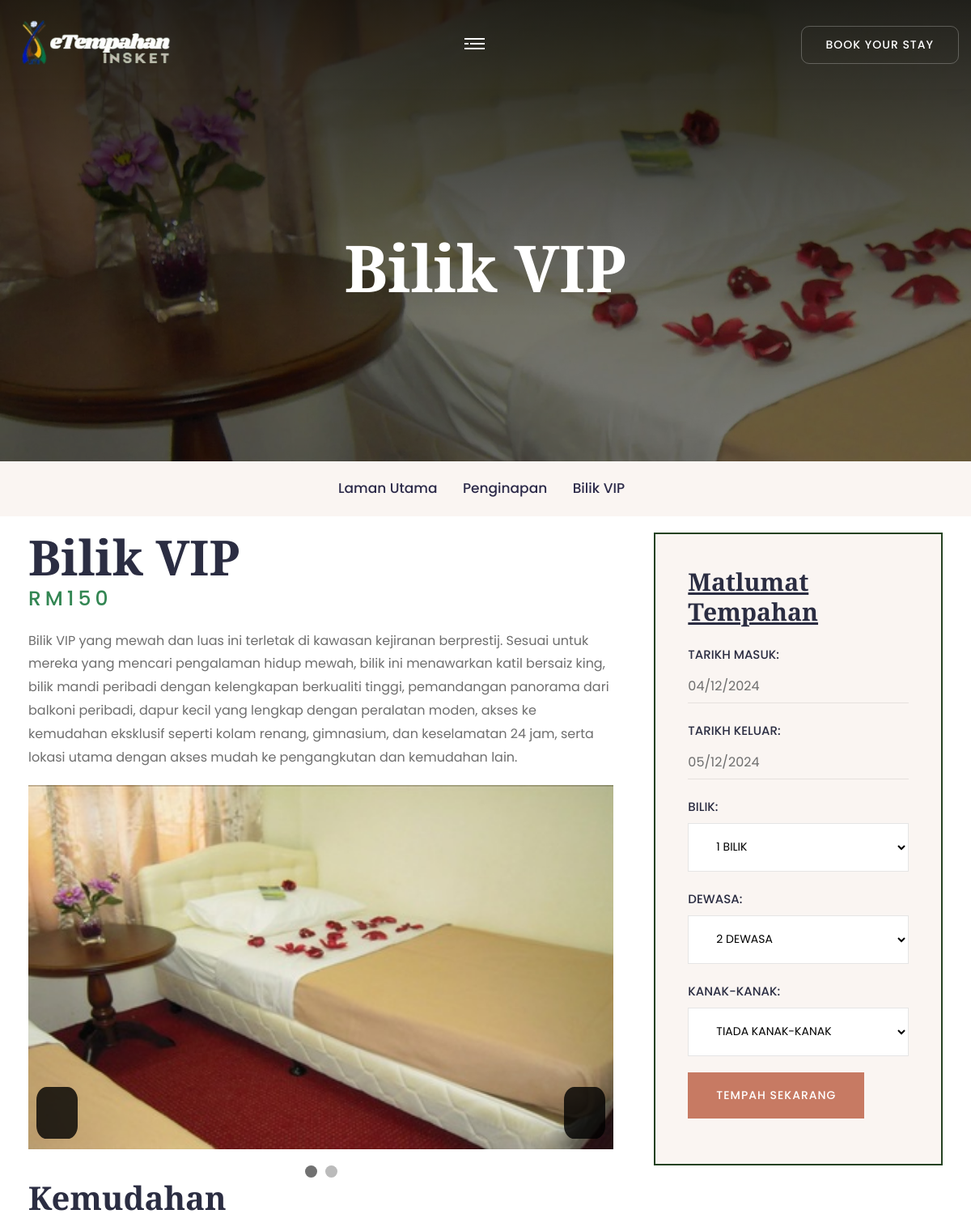
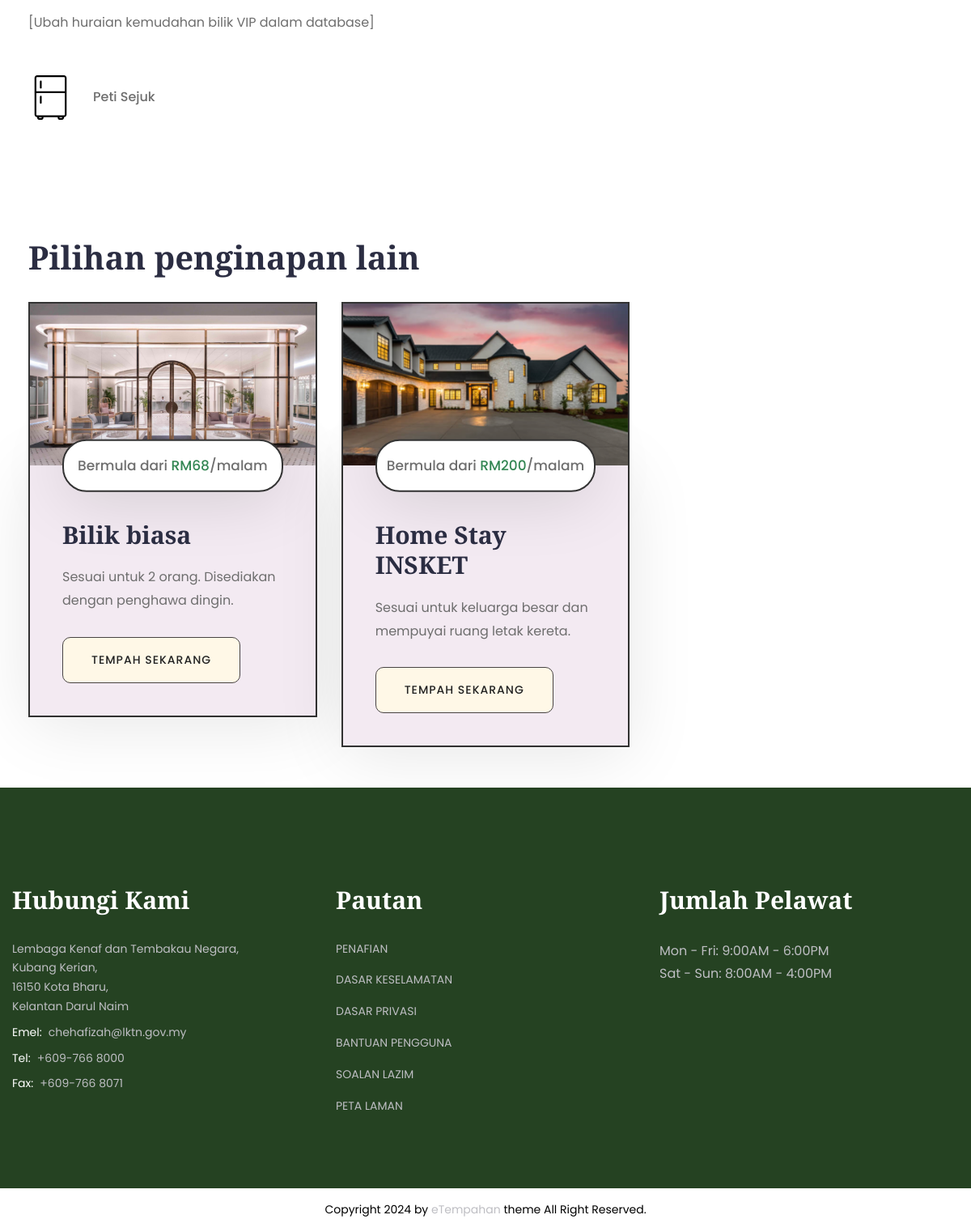
Page /room_details.php?room_id=2 on the committed database (2 pictures, top to bottom).
### tables this page shows
CREATE TABLE `bilik` (
  `id_bilik` int(10) NOT NULL,
  `nama_bilik` varchar(50) NOT NULL,
  `kapasiti` int(4) NOT NULL,
  `jenis_bilik` varchar(15) NOT NULL,
  `harga_semalaman` float NOT NULL,
  `huraian_kemudahan` text NOT NULL,
  `huraian_pendek` text DEFAULT NULL,
  `huraian` text DEFAULT NULL,
  `max_capacity` int(3) NOT NULL,
  `id_admin` int(10) DEFAULT NULL
);

CREATE TABLE `kemudahan` (
  `id_kemudahan` int(11) NOT NULL,
  `nama` varchar(25) NOT NULL,
  `icon_url` varchar(100) NOT NULL
);

CREATE TABLE `bilik_pic` (
  `id_gambar` int(10) NOT NULL,
  `jenis_gambar` varchar(50) NOT NULL,
  `url_gambar` text NOT NULL,
  `id_bilik` int(10) NOT NULL
);

### Models/room.php (called while the page is built, shortened)
<?php
class Room
{
    private $name;
    private $type;
    private $price;
    private $amenDesc;
    private $longDesc;
    private $imgMain;
    private $imgBanner;
    private $imgList;
    private $aminitiesList;
    public function __construct($id, $name, $capacity, $type, $price, $amenDesc, $shortDesc, $longDesc, $maxCapacity, $imgMain, $imgBanner, $imgList, $aminitiesList)
    {
        $this->name = $name;
        $this->type = $type;
        $this->price = $price;
        $this->amenDesc = $amenDesc;
        $this->longDesc = $longDesc;
        $this->imgMain = $imgMain;
        $this->imgBanner = $imgBanner;
        $this->imgList = $imgList;
        $this->aminitiesList = $aminitiesList;
    }
    public function getName()
    {
        return $this->name;
    }
    public function getType()
    {
        return $this->type;
    }
    public function getPrice()
    {
        return $this->price;
    }
    public function getAmenDesc()
    {
        return $this->amenDesc;
    }
    public function getLongDesc()
    {
        return $this->longDesc;
    }
    public function getImgMain()
    {
        return $this->imgMain;
    }
    public function getImgBanner()
    {
        return $this->imgBanner;
    }
    public function getImgList()
    {
        return $this->imgList;
    }
    public function getAminitiesList()
    {
        return $this->aminitiesList;
    }
    public static function getRoomById($roomId)
    {
        $conn = DBConnection::getConnection();
        $imgMain = Room::getRoomImageByType($roomId, 'main');
        $imgBanner = Room::getRoomImageByType($roomId, 'banner');
        $imgList = Room::getRoomImageByType($roomId, 'add');
        $aminitiesList = Room::getAmenList($roomId);
        $sql = "SELECT * FROM bilik WHERE id_bilik = ?";
        $stmt = $conn->prepare($sql);
        $stmt->bind_param("i", $roomId);
        $stmt->execute();
        $result = $stmt->get_result();
        if ($result->num_rows > 0) {
            $row = $result->fetch_assoc();
            $room = new Room(
                $row['id_bilik'],
                $row['nama_bilik'],
                $row['kapasiti'],
                $row['jenis_bilik'],
                $row['harga_semalaman'],
                $row['huraian_kemudahan'],
                $row['huraian_pendek'],
                $row['huraian'],
                $row['max_capacity'],
                $imgMain,
                $imgBanner,
                $imgList,
                $aminitiesList,
            );
            return $room;
        } else {
            $stmt->close();
            return null;
        }
    }
    public static function getRoomImageByType($room_id, $type)
    {
        $conn = DBConnection::getConnection();
        $sql = "SELECT url_gambar FROM bilik_pic WHERE id_bilik = ? AND jenis_gambar = ?";
        $stmt = $conn->prepare($sql);
        $stmt->bind_param("is", $room_id, $type);
        $stmt->execute();
        $result = $stmt->get_result();
        $images = [];
        while ($row = $result->fetch_assoc()) {
            $images[] = $row['url_gambar'];
        }
        return ($type === 'main' || $type === 'banner') ? ($images[0] ?? null) : $images;
    }
    public static function getAmenList($room_id)
    {
        $conn = DBConnection::getConnection();
        $sql = "SELECT k.nama, k.icon_url FROM kemudahan k LEFT JOIN bilik_kemudahan b ON k.id_kemudahan = b.id_kemudahan WHERE b.id_bilik = ?";
        $stmt = $conn->prepare($sql);
        $stmt->bind_param("i", $room_id);
        $stmt->execute();
        $result = $stmt->get_result();
        $amenList = [];
        while ($row = $result->fetch_assoc()) {
            $amenList[] = [
                'name' => $row['nama'],
                'icon_url' => $row['icon_url']
            ];
        }
        return $amenList;
    }
}

### room_details.php (the view, shortened to what this page needs)
<!DOCTYPE html>
<html lang="en">
<head>
<link href="assets/css/bootstrap.css" rel="stylesheet">
<link href="assets/css/style.css" rel="stylesheet">
<link href="assets/css/responsive.css" rel="stylesheet">
<link href="assets/css/color.css" rel="stylesheet">
</head>
<body>
<div class="page-wrapper">
	<?php
    include 'partials/header.php';
    include_once 'Models/room.php';
    $room_details = Room::getRoomById($_GET['room_id']);
    ?>
    <div class="page-title" style="background-image: url(<?php echo $room_details->getImgBanner() ?>);">
        <div class="auto-container">
            <h1><?php echo $room_details->getName()?></h1>
        </div>
    </div>
    <div class="bredcrumb-wrap">
        <div class="auto-container">
            <ul class="bredcrumb-list">
                <li><a href="index.php">Laman Utama</a></li>
                <li><a href="pakejPenginapan.php">Penginapan</a></li>
                <li><?php echo $room_details->getName()?></li>
            </ul>
        </div>
    </div>
    <section class="section-padding">
        <div class="auto-container">
            <div class="row">
                <div class="col-lg-8 pe-lg-35">
                    <div class="single-post">
                        <h2 class="mb_10"><?php echo $room_details->getName()?></h2>
                        <span class="section_heading_title_small" style="font-size: 25px;" >RM<?php echo $room_details->getPrice()?></span>
                        <p class="mb_20 mt_20"><?php echo $room_details->getLongDesc();?></p>
                        <div class="slider-container" style="width: 100%; max-width: 828px; height: 450px; position: relative; overflow: hidden; margin-bottom: 20px;">
                            <div class="slider-wrapper" style="display: flex; transition: transform 0.5s ease;">
                                <?php
                                $roomImgs = $room_details->getImgList();
                                $roomImgs[] = $room_details->getImgMain();
                                $slideCount = count($roomImgs) > 0 ? count($roomImgs) : 1;
                                while ($slideCount > 0) {
                                    echo '<div class="slider-slide" style="min-width: 100%; box-sizing: border-box;">';
                                    echo '<img src="' . $roomImgs[$slideCount - 1] . '" alt="Slide image" style="width: 100%; height: 450px; object-fit: cover;">';
                                    echo '</div>';
                                    $slideCount--;
                                }
                                ?>
                            </div>
                            <button id="prev" style="position: absolute; top: 90%; left: 10px; z-index: 10; transform: translateY(-50%); background: rgba(0, 0, 0, 0.8); color: white; border-radius: 25%; padding: 20px;">
                                <span><i class="icon-3"></i></span>
                            </button>
                            <button id="next" style="position: absolute; top: 90%; right: 10px; z-index: 10; transform: translateY(-50%); background: rgba(0, 0, 0, 0.8); color: white; border-radius: 25%; padding: 20px;">
                                <span><i class="icon-2"></i></span>
                            </button>
                        </div>
                        <div class="pagination" style="display: flex; justify-content: center;">
                            <?php
                            $slideCount = count($roomImgs) > 0 ? count($roomImgs) : 1;
                            while ($slideCount > 0) {
                                echo '<span class="dot" style="height: 15px; width: 15px; margin: 0 5px; cursor: pointer; background-color: #bbb; border-radius: 50%; display: inline-block;"></span>';
                                $slideCount--;
                            }
                            ?>
                        </div>
                        <h3 class="fs_40 mb_30">Kemudahan</h3>
                        <p class="mb_50"><?php echo $room_details->getAmenDesc()?></p>
                        <div class="row mb_30">
                        <?php
                        $amenities = $room_details->getAminitiesList();
                        if (empty($amenities)) {
                            echo '<p>No amenities available.</p>';
                        } else {
                            foreach ($amenities as $row) {
                                echo '<div class="col-md-4 col-sm-6 mb_45">';
                                echo '<div class="d-flex align-items-center">';
                                echo '<img src="' . $row['icon_url'] . '" alt="' . $row['name'] . ' icon" class="theme-color fs_40 w_55 mr_25">';
                                echo '<p class="fw_medium mb_0">' . $row['name'] . '</p>';
                                echo '</div>';
                                echo '</div>';
                            }
                        }
                        ?>
                        </div>
                    </div>
                </div>
                <div class="col-lg-4">
                    <div class="widget mb_40 gray-bg p_40" style="border: #254222 solid 2px;">
                        <h4 class="mb_20"><u>Matlumat Tempahan</u></h4>
                        <div class="booking-form-3">
                            <form class="hotel-booking-form-1-form d-block" action="Controller/1_reserve.php" method="POST">
                                <div class="form-group">
                                    <p class="hotel-booking-form-1-label">TARIKH MASUK:</p>
                                    <input placeholder="17 Sep, 2022" type="text" name="check_in" id="nd_booking_archive_form_date_range_from" value="" />
                                </div>
                                <div class="form-group">
                                    <p class="hotel-booking-form-1-label">TARIKH KELUAR:</p>
                                    <input placeholder="21 Sep, 2022" type="text" name="check_out" id="nd_booking_archive_form_date_range_to" value="" />
                                </div>
                                <?php if (!strcasecmp($room_details->getType(), 'homestay') == 0): ?>
                                    <div class="form-group">
                                        <p class="hotel-booking-form-1-label">BILIK:</p>
                                        <select name="rooms">
                                            <option value="1">1 BILIK</option>
                                        </select>
                                    </div>
                                <?php else: ?>
                                    <input type="hidden" name="rooms" value="1">
                                <?php endif; ?>
                                <div class="form-group">
                                    <p class="hotel-booking-form-1-label">DEWASA:</p>
                                    <select name="adults">
                                        <option value="2">2 DEWASA</option>
                                    </select>
                                </div>
                                <div class="form-group mb_50">
                                    <p class="hotel-booking-form-1-label">KANAK-KANAK:</p>
                                    <select name="children">
                                        <option value="0">TIADA KANAK-KANAK</option>
                                    </select>
                                </div>
                                <div class="form-group mb-3">
                                    <button type="submit" name="submit" class="btn-1">Tempah Sekarang<span></span></button>
                                    </div>
                            </form>
                        </div>
                    </div>
                </div>
            </div>
        </div>
    </section>
    <?php
    include 'partials/additional_room.php';
    include 'partials/footer.php';?>
</div>
</body>
</html>

### partials/additional_room.php (shortened to what this page needs)
<section class="section-padding">
        <div class="auto-container">
            <div class="section_heading text-left mb_30 mt_30">
                <h3 class="section_heading_title_big">Pilihan penginapan lain</h3>
            </div>
            <div class="row">
                <?php
                try{
                    $conn = DBConnection::getConnection();
                    $selected_room_id = isset($_SESSION['room_id']) ? (int)$_SESSION['room_id'] : 0;
                    $stmt = "SELECT * FROM bilik r LEFT JOIN bilik_pic ri ON r.id_bilik = ri.id_bilik WHERE jenis_gambar = 'main';";
                    $result = $conn->query($stmt);
                    if ($result->num_rows > 0) {
                        while ($room = $result->fetch_assoc()) {
                            $room_id = $room['id_bilik'];
                            if ($room_id == $selected_room_id) {
                                continue;
                            }
                            $room_name = $room['nama_bilik'];
                            $short_description = $room['huraian_pendek'];
                            $price = $room['harga_semalaman'];
                            $main_img = $room['url_gambar'];
                    ?>
                        <div class="col-lg-4 col-md-6">
                            <div class="room-1-block wow fadeInUp" data-wow-delay=".2s" data-wow-duration="1.2s">
                                <div class="room-1-image hvr-img-zoom-1" style="height: 200px; width:auto">
                                    <img src="<?php echo htmlspecialchars($main_img); ?>" alt="">
                                </div>
                                <div class="room-1-content">
                                    <p class="room-1-meta-info">Bermula dari <span class="theme-color">RM<?php echo htmlspecialchars($price); ?></span>/malam</p>
                                    <h4 class="room-1-title mb_20">
                                        <a href="room_details.php?room_id=<?php echo htmlspecialchars($room_id); ?>.php">
                                            <?php echo htmlspecialchars($room_name); ?>
                                        </a>
                                    </h4>
                                    <p class="room-1-text mb_30"><?php echo htmlspecialchars($short_description); ?></p>
                                    <div class="link-btn">
                                        <a href="room_details.php?room_id=<?php echo htmlspecialchars($room_id); ?>" class="btn-1 btn-alt">Tempah Sekarang <span></span></a>
                                    </div>
                                </div>
                            </div>
                        </div>
                    <?php
                    }
                    }
                    else {
                        echo "<p>No rooms available at the moment.</p>";
                    }
                }catch (mysqli_sql_exception $e) {
                    echo "Error: " . $e->getMessage();
                }
                    ?>
            </div>
        </div>
    </section>

### rows in the picture
bilik: nama_bilik "Bilik VIP", harga_semalaman "150", huraian "Bilik VIP yang mewah dan luas ini terletak di kawasan kejiranan berprestij. Sesuai untuk mereka yang mencari pengalaman hidup mewah, bilik ini menawarkan katil bersaiz king, bilik mandi peribadi dengan kelengkapan berkualiti tinggi, pemandangan panorama dari balkoni peribadi, dapur kecil yang lengkap dengan peralatan moden, akses ke kemudahan eksklusif seperti kolam renang, gimnasium, dan keselamatan 24 jam, serta lokasi utama dengan akses mudah ke pengangkutan dan kemudahan lain.", huraian_kemudahan "[Ubah huraian kemudahan bilik VIP dalam database]"
kemudahan: icon_url (picture), nama "Peti Sejuk"
bilik_pic: url_gambar (picture), id_bilik.harga_semalaman "68", id_bilik.nama_bilik "Bilik biasa", id_bilik.huraian_pendek "Sesuai untuk 2 orang. Disediakan dengan penghawa dingin."
bilik_pic: url_gambar (picture), id_bilik.harga_semalaman "200", id_bilik.nama_bilik "Home Stay INSKET", id_bilik.huraian_pendek "Sesuai untuk keluarga besar dan mempuyai ruang letak kereta."
